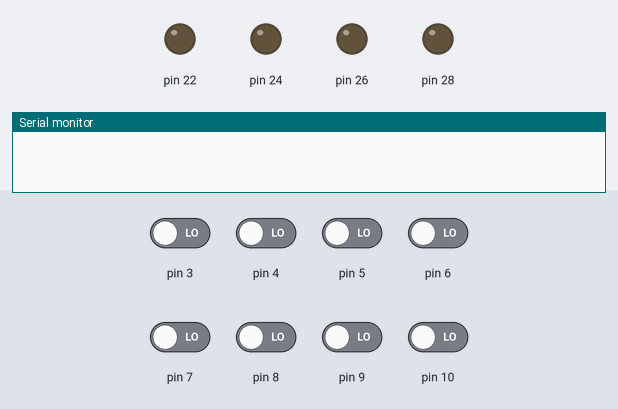
Bench run of a sketch on a simulated Arduino Mega 2560, built with avr-gcc and run on an emulated ATmega2560. Shown: output pins drawn as LEDs (lit = HIGH), the last lines printed to the serial monitor. The test bench sets the inputs (shaded band); at power-on: pin 3–10 LOW.

Above: at 0.1 s.
At 1.6 s:
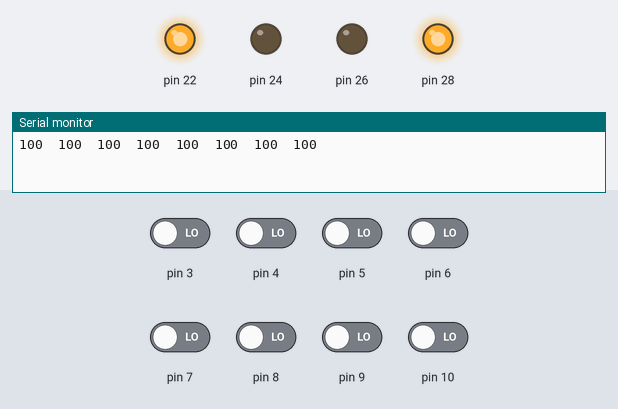
Timing chart, 0 to 3.1 s (numbered marks = the images above):
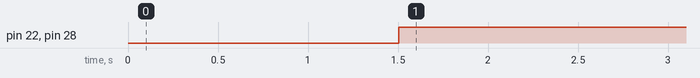

The sketch:

pololu1.ino
```cpp
#include <QTRSensors.h>

// This example is designed for use with eight QTR-1RC sensors or the eight sensors of a
// QTR-8RC module.  These reflectance sensors should be connected to digital inputs 3 to 10.
// The QTR-8RC's emitter control pin (LEDON) can optionally be connected to digital pin 2,
// or you can leave it disconnected and change the EMITTER_PIN #define below from 2 to
// QTR_NO_EMITTER_PIN.

// The main loop of the example reads the raw sensor values (uncalibrated).
// You can test this by taping a piece of 3/4" black electrical tape to a piece of white
// paper and sliding the sensor across it.  It prints the sensor values to the serial
// monitor as numbers from 0 (maximum reflectance) to 2500 (minimum reflectance).


#define NUM_SENSORS   8     // number of sensors used
#define TIMEOUT       2500  // waits for 2500 microseconds for sensor outputs to go low
#define EMITTER_PIN   QTR_NO_EMITTER_PIN     // emitter is controlled by digital pin 2

// sensors 0 through 7 are connected to digital pins 3 through 10, respectively
QTRSensorsRC qtrrc((unsigned char[]) {3, 4, 5, 6, 7, 8, 9, 10},
  NUM_SENSORS, TIMEOUT, EMITTER_PIN);
unsigned int sensorValues[NUM_SENSORS];


void setup()
{
  delay(500);
  Serial.begin(9600); // set the data rate in bits per second for serial data transmission
  delay(1000);
  pinMode(22,OUTPUT);
  pinMode(24,OUTPUT);
  pinMode(26,OUTPUT);
  pinMode(28,OUTPUT);
}


void loop()
{
  // read raw sensor values
  qtrrc.read(sensorValues);

  // print the sensor values as numbers from 0 to 2500, where 0 means maximum reflectance and
  // 2500 means minimum reflectance
  for (unsigned char i = 0; i < NUM_SENSORS; i++)
  {
    Serial.print(sensorValues[i]);
    Serial.print('\t'); // tab to format the raw data into columns in the Serial monitor
  }
  Serial.println();

  digitalWrite(22,HIGH);
  digitalWrite(24,LOW);
  digitalWrite(28,HIGH);
  digitalWrite(26,LOW);

  delay(250);
}
```

Measured:
- by itself, pin 22, pin 28: LOW → HIGH at 1.5 s
